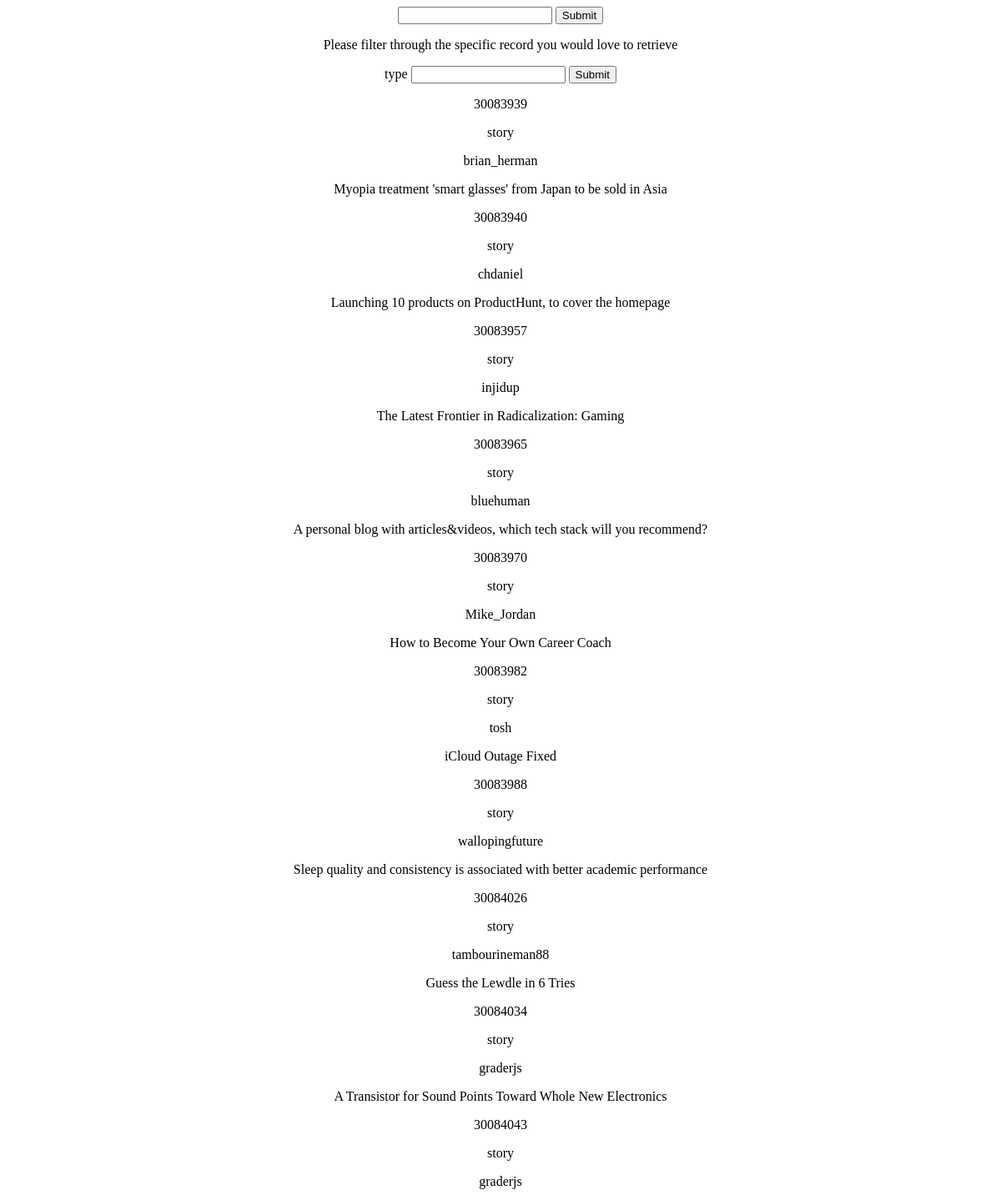
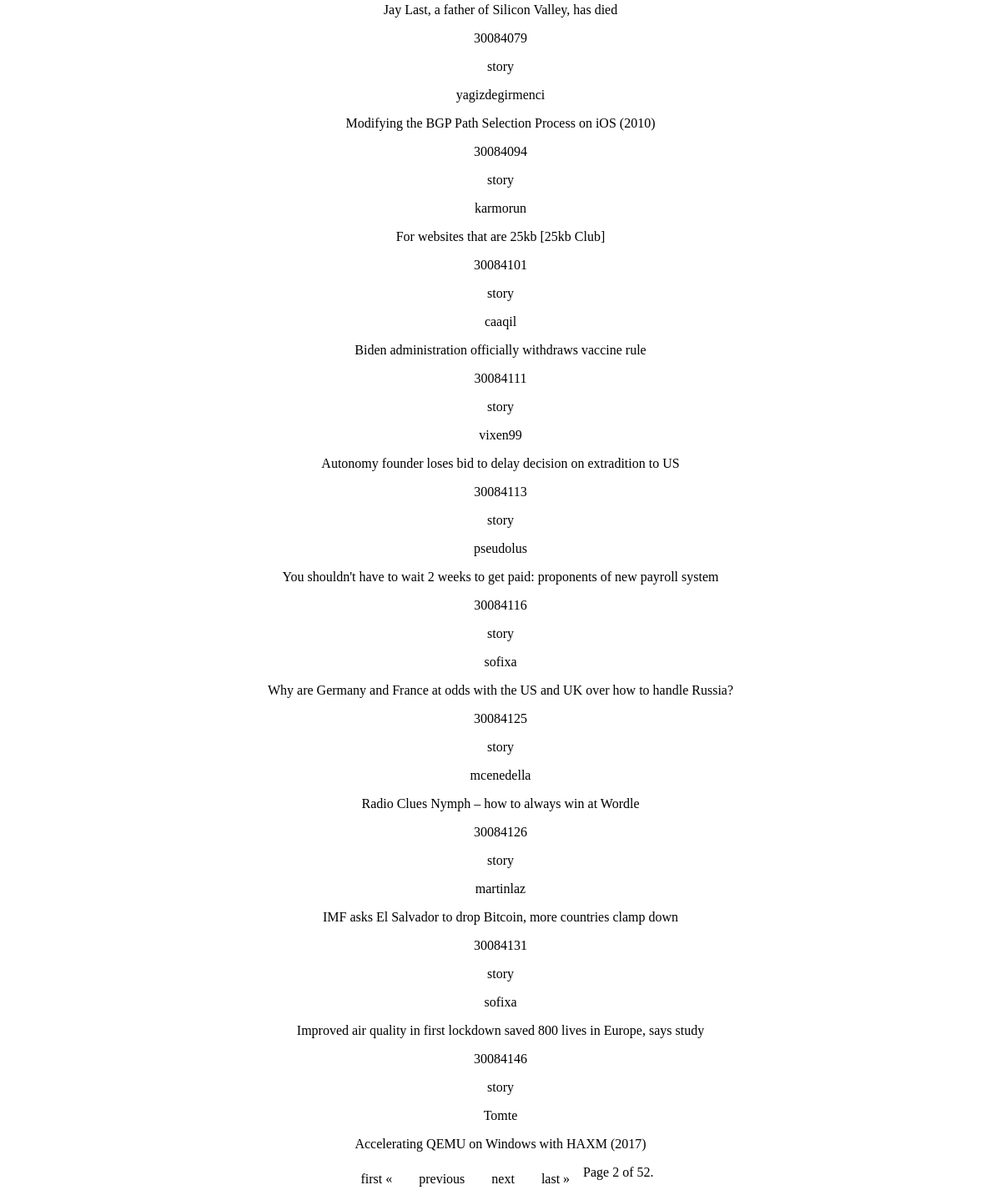
Screenshot of /display_all_items/?page=2 with the database file from the repository (2 pictures, top to bottom).
### Hacknews/models.py (models this page shows)
class Job(models.Model):
    id = models.IntegerField(primary_key=True)
    type = models.CharField(max_length=100)
    By = models.CharField(max_length=50, default=None)
    title = models.CharField(max_length=255, default=None, null=False)

### Hacknews/views.py (the view)
# urls.py: path("display_all_items/", views.display_all_items, name='display_all_items'),
def display_all_items(request):
    All_jobs = Job.objects.all()
    paginator = Paginator(All_jobs, 20)
    page_number = request.GET.get('page')
    page_obj = paginator.get_page(page_number)
    context = {'job_page': page_obj}
    return render(request, "Hacknews/indexApp.html", context)

### Hacknews/templates/Hacknews/indexApp.html (shortened to what this page needs)
{% load static %}
<!DOCTYPE html>
<html lang="en">
<head>
    <link rel="stylesheet" type="text/css" href="{% static 'Hacknews/style.css'%}">
</head>
<body>
<form method = "GET" action = "{% url 'search' %}">
    <input type="text" name="input_text">
    <input type="submit">
</form>
<p>
    Please filter through the specific record you would love to retrieve
</p>
<form method="get" action="{% url 'filter_job' %}">
    <label for="type">type</label>
    <input type="text" name="user_input">
    <input type="submit">
</form>
{% for i in job_page %}
<p>{{i.id}}</p>
<p>{{i.type}}</p>
<p>{{i.By}}</p>
<p>{{i.title}}</p>
{%endfor%}
<div class="pagination">
    <span class="step-links">
        <a href="{% url 'display_all_items' %}?page=1">first &laquo;</a>
        {% if job_page.has_previous %}
            <a href="{%url 'display_all_items'%}?page={{ job_page.previous_page_number }}">previous</a>
        {% endif %}
            <span class="current">
            Page {{ job_page.number }} of {{ job_page.paginator.num_pages }}.
        </span>
        {% if job_page.has_next %}
            <a href="{% url 'display_all_items' %}?page={{ job_page.next_page_number }}">next</a>
            <a href="{% url 'display_all_items' %}?page={{ job_page.paginator.num_pages }}">last &raquo;</a>
        {% endif %}
    </span>
</div>
</body>
</html>

### Hacknews/static/Hacknews/style.css (style rules this page uses)
body { text-align: center; font-family: serif; }
.pagination { display: inline-block; }
.pagination a { color: black; float: left; padding: 8px 16px; text-decoration: none; }

### rows the page displays
Job: id "30083939", type "story", By "brian_herman", title "Myopia treatment 'smart glasses' from Japan to be sold in Asia"
Job: id "30083940", type "story", By "chdaniel", title "Launching 10 products on ProductHunt, to cover the homepage"
Job: id "30083957", type "story", By "injidup", title "The Latest Frontier in Radicalization: Gaming"
Job: id "30083965", type "story", By "bluehuman", title "A personal blog with articles&videos, which tech stack will you recommend?"
Job: id "30083970", type "story", By "Mike_Jordan", title "How to Become Your Own Career Coach"
Job: id "30083982", type "story", By "tosh", title "iCloud Outage Fixed"
Job: id "30083988", type "story", By "wallopingfuture", title "Sleep quality and consistency is associated with better academic performance"
Job: id "30084026", type "story", By "tambourineman88", title "Guess the Lewdle in 6 Tries"
Job: id "30084034", type "story", By "graderjs", title "A Transistor for Sound Points Toward Whole New Electronics"
Job: id "30084043", type "story", By "graderjs", title "Jay Last, a father of Silicon Valley, has died"
Job: id "30084079", type "story", By "yagizdegirmenci", title "Modifying the BGP Path Selection Process on iOS (2010)"
Job: id "30084094", type "story", By "karmorun", title "For websites that are 25kb [25kb Club]"
Job: id "30084101", type "story", By "caaqil", title "Biden administration officially withdraws vaccine rule"
Job: id "30084111", type "story", By "vixen99", title "Autonomy founder loses bid to delay decision on extradition to US"
Job: id "30084113", type "story", By "pseudolus", title "You shouldn't have to wait 2 weeks to get paid: proponents of new payroll system"
Job: id "30084116", type "story", By "sofixa", title "Why are Germany and France at odds with the US and UK over how to handle Russia?"
Job: id "30084125", type "story", By "mcenedella", title "Radio Clues Nymph – how to always win at Wordle"
Job: id "30084126", type "story", By "martinlaz", title "IMF asks El Salvador to drop Bitcoin, more countries clamp down"
Job: id "30084131", type "story", By "sofixa", title "Improved air quality in first lockdown saved 800 lives in Europe, says study"
Job: id "30084146", type "story", By "Tomte", title "Accelerating QEMU on Windows with HAXM (2017)"

### other values shown
{{ job_page.number }} "2"
{{ job_page.paginator.num_pages }} "52"
